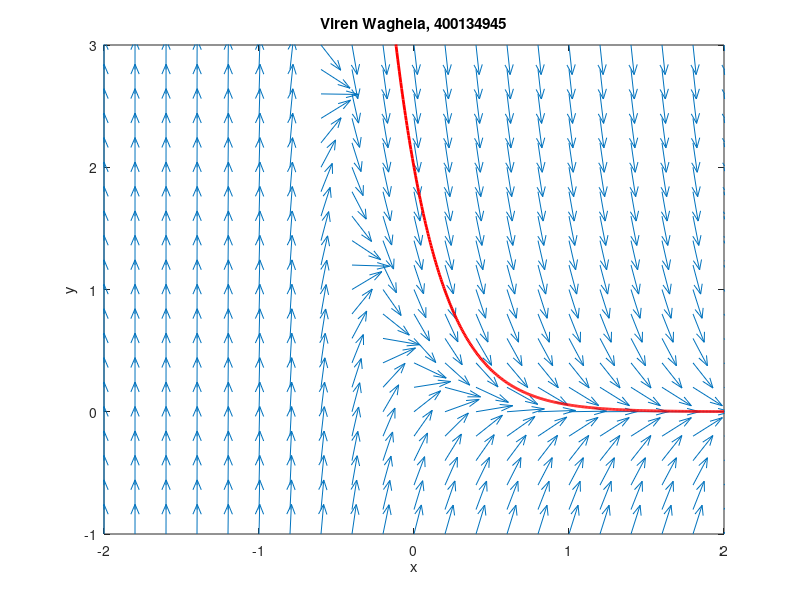

MATLAB code to generate this figure:
%Question 1

[x, y] = meshgrid(-6:0.1:6,-6:0.1:6);

a = (x-(8.*y))./(x.^2 + y.^2 +12.*x -12.*y + 33);

Largest_Possible_Slope=0;
[Nx ,Ny] = size(a);

for i = 1:Nx 
    for j = 1:Ny
        if a(i,j)> Largest_Possible_Slope
            Largest_Possible_Slope = a(i,j);
            Max_X = i;
            Max_Y = j;
        end
    end
end 
for k = 1:Nx
    for l = 1:Ny
        if (a(k,l)==Largest_Possible_Slope) && (k~=Max_X) && (l~=Max_Y)
        end
    end
end
Check = max(a);

if Check ~= Largest_Possible_Slope
    disp('checkcode')
else
    xvalue = x(Max_X,Max_Y);
    yvalue = y(Max_X,Max_Y);
    disp([num2str(xvalue),',', num2str(yvalue)])
end

%Question 2

[x, y] = meshgrid(-5:0.2:5,-5:0.2:5);

a = ones(size(x));

b = sin(x.^5/5 + 14*exp(-y.^2/10));

ascaled = a./sqrt(a.^2+b.^2);

bscaled = b./sqrt(a.^2+b.^2);

quiver(x,y,ascaled,bscaled)
axis equal;
title('Direction Field Example for y'' =sin(x.^5/5 + 14*exp(-y.^2/10))');
xlabel('x');
ylabel('y');


%Question 4

[x, y] = meshgrid(-2:0.2:2,-1:0.2:3);

a = ones(size(x));
b = exp(-3.9.*x) - 4.*y;

ascaled = a./sqrt(a.^2+b.^2);
bscaled = b./sqrt(a.^2+b.^2);

x_Exact = -2:0.005:2; 
y_Exact = exp(-4.*x_Exact).*(10.*exp((x_Exact)/10) - 8);

quiver(x,y,ascaled,bscaled)
hold on; 
plot(x_Exact,y_Exact,'LineWidth',2,'color','r');
hold off;

xlim([-2 2]);
ylim([-1 3]);

title('Viren Waghela, 400134945');
xlabel('x');
ylabel('y');
